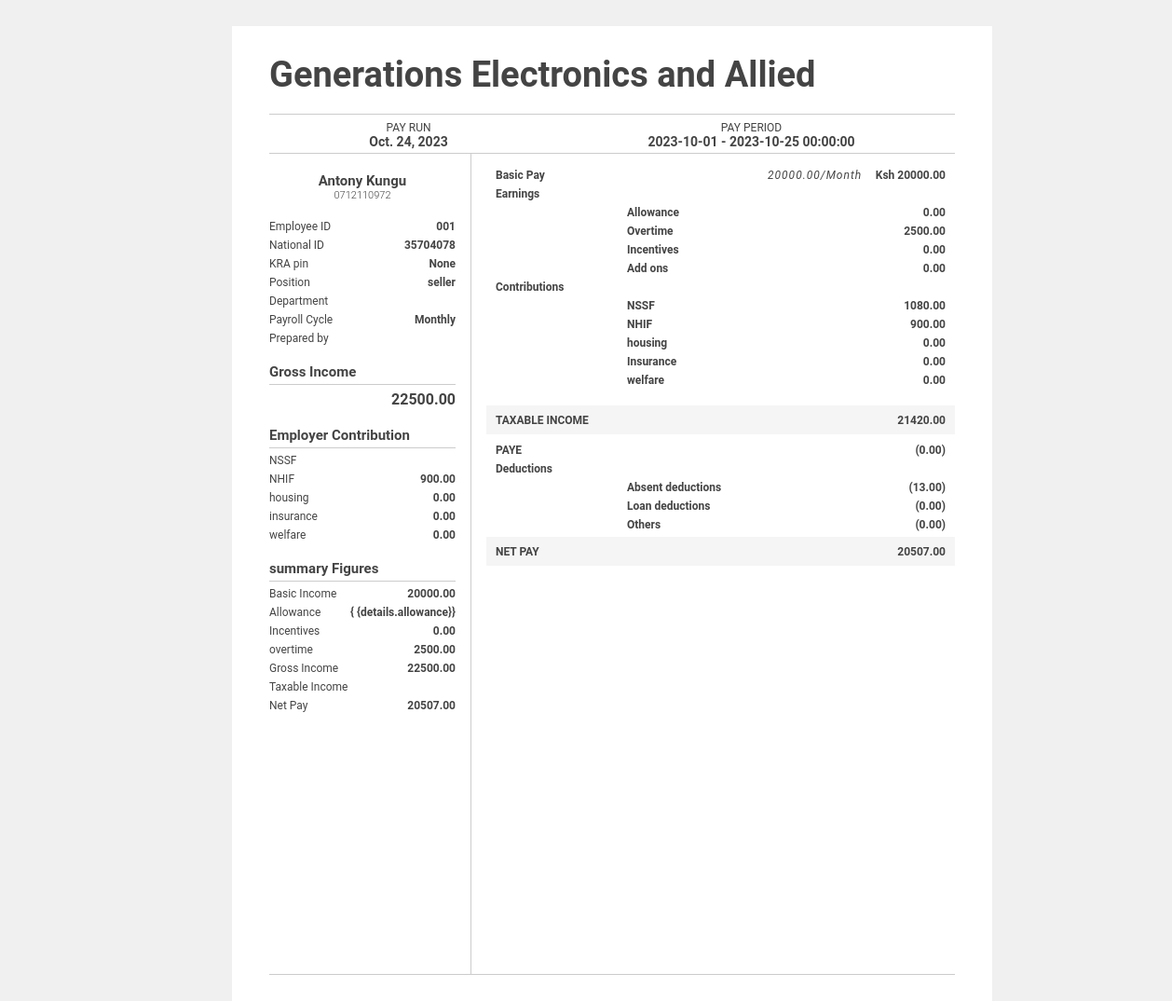
Page /payslip/1698122814219001 on the committed database.
### HRM_SYS/payroll/models.py (models this page shows, shortened)
class PayRoll(models.Model):
    org_name = models.CharField(max_length=100,null=True)
    payroll_id = models.CharField(max_length=100,null=True)
    employee_id = models.CharField(max_length=100,null=True)
    sign_id = models.CharField(max_length=100,null=True)
    name = models.CharField(max_length=100,null=True)
    id_no = models.CharField(max_length=100,null=True)
    pin_no = models.CharField(max_length=100,null=True)
    phone = models.CharField(max_length=100,null=True)
    role = models.CharField(max_length=100,null=True)
    account_no = models.CharField(max_length=100,null=True)
    basic_salary = models.DecimalField(default=0.00,max_digits=10,decimal_places=2)
    allowance =  models.DecimalField(default=0.00,max_digits=10,decimal_places=2)
    add_ons = models.DecimalField(default=0.00,max_digits=10,decimal_places=2)
    total_days = models.FloatField(default=0.0)
    overtime_hours = models.FloatField(default=0.0)
    overtime_pay = models.DecimalField(default=0.00,max_digits=10,decimal_places=2)
    incentives = models.DecimalField(default=0.00,max_digits=10,decimal_places=2)
    leave_days = models.FloatField(default=0.0)
    deductions = models.DecimalField(default=0.00,max_digits=10,decimal_places=2)
    gross_pay  = models.DecimalField(default=0.00,max_digits=10,decimal_places=2)
    taxable_income = models.DecimalField(default=0.00,max_digits=10,decimal_places=2)
    tax = models.DecimalField(default=0.00,max_digits=10,decimal_places=2)
    nhif = models.DecimalField(default=0.00,max_digits=10,decimal_places=2)
    nssf = models.DecimalField(default=0.00,max_digits=10,decimal_places=2)
    insurance = models.DecimalField(default=0.00,max_digits=10,decimal_places=2)
    housing = models.DecimalField(default=0.00,max_digits=10,decimal_places=2)
    loan_deductions = models.DecimalField(default=0.00,max_digits=10,decimal_places=2)
    welfare_deductions = models.DecimalField(default=0.00,max_digits=10,decimal_places=2)
    others = models.DecimalField(default=0.00,max_digits=10,decimal_places=2)
    net_pay = models.DecimalField(default=0.00,max_digits=10,decimal_places=2)
    created_date = models.DateField(default=timezone.now)
    created_time = models.TimeField(default=timezone.now)
    status = models.CharField(max_length=100,default="audit")
    pay_run = models.CharField(max_length=200,default='')

### HRM_SYS/payroll/views.py (the view)
# urls.py: path('payslip/<str:signid>',views.gen_payslip,name="payroll-payslip"),
def gen_payslip(request,signid):
    emp_payroll = PayRoll.objects.get(sign_id=signid)
    context = {"details":emp_payroll}
    return render(request,'payroll/payslip.html',context)

### HRM_SYS/payroll/templates/payroll/payslip.html (shortened to what this page needs)
<html>
	<head>
	</head>
<div id="payslip">
	<div id="title">{{details.org_name}}</div>
	<div id="scope">
		<div class="scope-entry">
			<div class="title">PAY RUN</div>
			<div class="value">{{details.created_date}}</div>
		</div>
		<div class="scope-entry">
			<div class="title">PAY PERIOD</div>
			<div class="value">{{details.pay_run}}</div>
		</div>
	</div>
	<div class="content" >
		<div class="left-panel">
			<div id="employee">
				<div id="name">
					{{details.name}}
				</div>
				<div id="email">
					{{details.phone}}
				</div>
			</div>
			<div class="details">
				<div class="entry">
					<div class="label">Employee ID</div>
					<div class="value"> {{details.employee_id}}</div>
				</div>
				<div class="entry">
					<div class="label">National ID</div>
					<div class="value"> {{details.id_no}}</div>
				</div>
				<div class="entry">
					<div class="label">KRA pin</div>
					<div class="value"> {{details.pin_no}}</div>
				</div>
				<div class="entry">
					<div class="label">Position</div>
					<div class="value"> {{details.role}}</div>
				</div>
				<div class="entry">
					<div class="label">Department</div>
				</div>
				<div class="entry">
					<div class="label">Payroll Cycle</div>
					<div class="value"> Monthly</div>
				</div>
				<div class="entry">
					<div class="label">Prepared by</div>
				</div>
			</div>
			<div class="gross">
				<div class="title">Gross Income</div>
				<div class="entry">
					<div class="value"> {{details.gross_pay}}</div>
				</div>
			</div>
			<div class="contributions">
				<div class="title">Employer Contribution</div>
				<div class="entry">
					<div class="label">NSSF</div>
				</div>
				<div class="entry">
					<div class="label">NHIF</div>
					<div class="value"> {{details.nhif}}</div>
				</div>
				<div class="entry">
					<div class="label">housing</div>
					<div class="value"> {{details.housing}}</div>
				</div>
				<div class="entry">
					<div class="label">insurance</div>
					<div class="value"> {{details.insurance}}</div>
				</div>
				<div class="entry">
					<div class="label">welfare</div>
					<div class="value"> {{details.welfare_deductions}}</div>
				</div>
			</div>
			<div class="ytd">
				<div class="title">summary Figures</div>
                <div class="entry">
					<div class="label">Basic Income</div>
					<div class="value"> {{details.basic_salary}}</div>
				</div>
				<div class="entry">
					<div class="label">Allowance</div>
					<div class="value">{ {details.allowance}}</div>
				</div>
				<div class="entry">
					<div class="label">Incentives</div>
					<div class="value"> {{details.incentives}}</div>
				</div>
				<div class="entry">
					<div class="label">overtime</div>
					<div class="value">{{details.overtime_pay}}</div>
				</div>
				<div class="entry">
					<div class="label">Gross Income</div>
					<div class="value"> {{details.gross_pay}}</div>
				</div>
				<div class="entry">
					<div class="label">Taxable Income</div>
				</div>
				<div class="entry">
					<div class="label">Net Pay</div>
					<div class="value"> {{details.net_pay}}</div>
				</div>
			</div>
		</div>
		<div class="right-panel">
			<div class="details">
				<div class="basic-pay">
					<div class="entry">
						<div class="label">Basic Pay</div>
						<div class="detail"></div>
						<div class="rate">{{details.basic_salary}}/Month</div>
						<div class="amount">Ksh {{details.basic_salary}}</div>
					</div>
				</div>
				<div class="leaves">
					<div class="entry">
						<div class="label">Earnings</div>
						<div class="detail"></div>
						<div class="rate"></div>
						<div class="amount"></div>
					</div>
					<div class="entry paid">
						<div class="label"></div>
						<div class="detail">Allowance</div>
						<div class="rate"></div>
						<div class="amount">{{details.allowance}}</div>
					</div>
					<div class="entry unpaid">
						<div class="label"></div>
						<div class="detail">Overtime</div>
						<div class="rate"></div>
						<div class="amount">{{details.overtime_pay}}</div>
					</div>
				</div>
				<div class="taxable_allowance">
					<div class="entry">
						<div class="label"></div>
						<div class="detail">Incentives</div>
						<div class="rate"></div>
						<div class="amount">{{details.incentives}}</div>
					</div>
					<div class="entry">
						<div class="label"></div>
						<div class="detail">Add ons</div>
						<div class="rate"></div>
						<div class="amount">{{details.add_ons}}</div>
					</div>
				</div>
				<div class="contributions">
					<div class="entry">
						<div class="label">Contributions</div>
						<div class="detail"></div>
						<div class="rate"></div>
						<div class="amount"></div>
					</div>
					<div class="entry">
						<div class="label"></div>
						<div class="detail">NSSF</div>
						<div class="rate"></div>
						<div class="amount">{{details.nssf}}</div>
					</div>
					<div class="entry">
						<div class="label"></div>
						<div class="detail">NHIF</div>
						<div class="rate"></div>
						<div class="amount">{{details.nhif}}</div>
					</div>
					<div class="entry">
						<div class="label"></div>
						<div class="detail">housing</div>
						<div class="rate"></div>
						<div class="amount">{{details.housing}}</div>
					</div>
					<div class="entry">
						<div class="label"></div>
						<div class="detail">Insurance</div>
						<div class="rate"></div>
						<div class="amount">{{details.insurance}}</div>
					</div>
					<div class="entry">
						<div class="label"></div>
						<div class="detail">welfare</div>
						<div class="rate"></div>
						<div class="amount">{{details.welfare_deductions}}</div>
					</div>
				</div>
				<div class="nti">
					<div class="entry">
						<div class="label">TAXABLE INCOME</div>
						<div class="detail"></div>
						<div class="rate"></div>
						<div class="amount">{{details.taxable_income}}</div>
					</div>
				</div>
				<div class="withholding_tax">
					<div class="entry">
						<div class="label">PAYE</div>
						<div class="detail"></div>
						<div class="rate"></div>
						<div class="amount">({{details.tax}})</div>
					</div>
				</div>
				<div class="non_taxable_bonus">
					<div class="entry">
						<div class="label">Deductions</div>
						<div class="detail"></div>
						<div class="rate"></div>
						<div class="amount"></div>
					</div>
					<div class="entry">
						<div class="label"></div>
						<div class="detail">Absent deductions</div>
						<div class="rate"></div>
						<div class="amount">({{details.deductions}})</div>
					</div>
				</div>
				<div class="non_taxable_commission">
					<div class="entry">
						<div class="label"></div>
						<div class="detail">Loan deductions</div>
						<div class="rate"></div>
						<div class="amount">({{details.loan_deductions}})</div>
					</div>
					<div class="entry">
						<div class="label"></div>
						<div class="detail">Others</div>
						<div class="rate"></div>
						<div class="amount">(0.00)</div>
					</div>
				</div>
				<div class="net_pay">
					<div class="entry">
						<div class="label">NET PAY</div>
						<div class="detail"></div>
						<div class="rate"></div>
						<div class="amount">{{details.net_pay}}</div>
					</div>
				</div>
			</div>
		</div>
	</div>
</div>
</html>

### HRM_SYS/payroll/templates/payroll/payslip.html (style rules this page uses)
* { font-family: 'Roboto', sans-serif; font-size: 12px; color: #444; }
#payslip { width: calc( 8.5in - 80px ); height: calc( 11in - 60px ); background: #fff; padding: 30px 40px; }
#title { margin-bottom: 20px; font-size: 38px; font-weight: 600; }
#scope { border-top: 1px solid #ccc; border-bottom: 1px solid #ccc; padding: 7px 0 4px 0; display: flex; justify-content: space-around; }
#scope > .scope-entry { text-align: center; }
#scope > .scope-entry > .value { font-size: 14px; font-weight: 700; }
.content { display: flex; border-bottom: 1px solid #ccc; height: 880px; }
.content .left-panel { border-right: 1px solid #ccc; min-width: 200px; padding: 20px 16px 0 0; }
.content .right-panel { width: 100%; padding: 10px 0 0 16px; }
#employee { text-align: center; margin-bottom: 20px; }
#employee #name { font-size: 15px; font-weight: 700; }
#employee #email { font-size: 11px; font-weight: 300; }
.details, .contributions, .ytd, .gross { margin-bottom: 20px; }
.details .entry, .contributions .entry, .ytd .entry { display: flex; justify-content: space-between; margin-bottom: 6px; }
.details .entry .value, .contributions .entry .value, .ytd .entry .value { font-weight: 700; max-width: 130px; text-align: right; }
.gross .entry .value { font-weight: 700; text-align: right; font-size: 16px; }
.contributions .title, .ytd .title, .gross .title { font-size: 15px; font-weight: 700; border-bottom: 1px solid #ccc; padding-bottom: 4px; margin-bottom: 6px; }
.content .right-panel .details { width: 100%; }
.content .right-panel .details .entry { display: flex; padding: 0 10px; margin: 6px 0; }
.content .right-panel .details .label { font-weight: 700; width: 120px; }
.content .right-panel .details .detail { font-weight: 600; width: 130px; }
.content .right-panel .details .rate { font-weight: 400; width: 80px; font-style: italic; letter-spacing: 1px; }
.content .right-panel .details .amount { text-align: right; font-weight: 700; width: 90px; }
.content .right-panel .details .net_pay div, .content .right-panel .details .nti div { font-weight: 600; font-size: 12px; }
.content .right-panel .details .net_pay, .content .right-panel .details .nti { padding: 3px 0 2px 0; margin-bottom: 10px; background: rgba(0, 0, 0, 0.04); }

### rows in the picture
PayRoll: org_name "Generations Electronics and Allied", created_date "Oct. 24, 2023", pay_run "2023-10-01 - 2023-10-25 00:00:00", name "Antony Kungu", phone "0712110972", employee_id "001", id_no "35704078", pin_no "None", role "seller", gross_pay "22500.00", nhif "900.00", housing "0.00", insurance "0.00", welfare_deductions "0.00", basic_salary "20000.00", incentives "0.00", overtime_pay "2500.00", net_pay "20507.00", allowance "0.00", add_ons "0.00", nssf "1080.00", taxable_income "21420.00", tax "0.00", deductions "13.00", loan_deductions "0.00"
